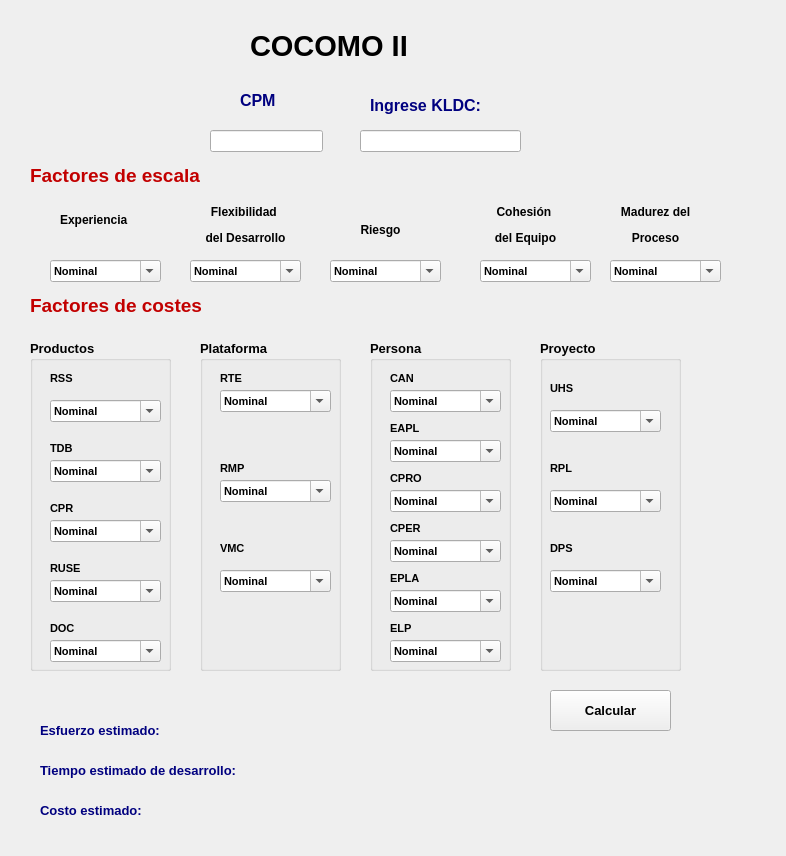
<?xml version="1.0" encoding="UTF-8"?>
<ui version="4.0">
 <class>Form</class>
 <widget class="QWidget" name="Form">
  <property name="geometry">
   <rect>
    <x>0</x>
    <y>0</y>
    <width>786</width>
    <height>856</height>
   </rect>
  </property>
  <property name="focusPolicy">
   <enum>Qt::TabFocus</enum>
  </property>
  <property name="windowTitle">
   <string>Form</string>
  </property>
  <widget class="QLabel" name="label">
   <property name="geometry">
    <rect>
     <x>250</x>
     <y>10</y>
     <width>231</width>
     <height>71</height>
    </rect>
   </property>
   <property name="font">
    <font>
     <pointsize>22</pointsize>
     <weight>75</weight>
     <bold>true</bold>
    </font>
   </property>
   <property name="text">
    <string>COCOMO II</string>
   </property>
  </widget>
  <widget class="QLabel" name="label_2">
   <property name="geometry">
    <rect>
     <x>240</x>
     <y>90</y>
     <width>71</width>
     <height>21</height>
    </rect>
   </property>
   <property name="font">
    <font>
     <pointsize>12</pointsize>
     <weight>75</weight>
     <bold>true</bold>
    </font>
   </property>
   <property name="text">
    <string>&lt;html&gt;&lt;head/&gt;&lt;body&gt;&lt;p&gt;&lt;span style=&quot; color:#00007f;&quot;&gt;CPM&lt;/span&gt;&lt;/p&gt;&lt;/body&gt;&lt;/html&gt;</string>
   </property>
  </widget>
  <widget class="QLabel" name="label_3">
   <property name="geometry">
    <rect>
     <x>370</x>
     <y>90</y>
     <width>161</width>
     <height>31</height>
    </rect>
   </property>
   <property name="font">
    <font>
     <pointsize>12</pointsize>
     <weight>75</weight>
     <bold>true</bold>
    </font>
   </property>
   <property name="text">
    <string>&lt;html&gt;&lt;head/&gt;&lt;body&gt;&lt;p&gt;&lt;span style=&quot; color:#00007f;&quot;&gt;Ingrese KLDC:&lt;/span&gt;&lt;/p&gt;&lt;/body&gt;&lt;/html&gt;</string>
   </property>
  </widget>
  <widget class="QLineEdit" name="lineEdit">
   <property name="geometry">
    <rect>
     <x>210</x>
     <y>130</y>
     <width>113</width>
     <height>22</height>
    </rect>
   </property>
  </widget>
  <widget class="QLineEdit" name="lineEdit_2">
   <property name="geometry">
    <rect>
     <x>360</x>
     <y>130</y>
     <width>161</width>
     <height>22</height>
    </rect>
   </property>
  </widget>
  <widget class="QLabel" name="label_5">
   <property name="geometry">
    <rect>
     <x>30</x>
     <y>290</y>
     <width>221</width>
     <height>31</height>
    </rect>
   </property>
   <property name="font">
    <font>
     <pointsize>14</pointsize>
     <weight>75</weight>
     <bold>true</bold>
    </font>
   </property>
   <property name="text">
    <string>&lt;html&gt;&lt;head/&gt;&lt;body&gt;&lt;p&gt;&lt;span style=&quot; color:#c20000;&quot;&gt;Factores de costes&lt;/span&gt;&lt;/p&gt;&lt;/body&gt;&lt;/html&gt;</string>
   </property>
  </widget>
  <widget class="QGroupBox" name="groupBox">
   <property name="geometry">
    <rect>
     <x>30</x>
     <y>340</y>
     <width>141</width>
     <height>331</height>
    </rect>
   </property>
   <property name="font">
    <font>
     <pointsize>10</pointsize>
     <weight>75</weight>
     <bold>true</bold>
    </font>
   </property>
   <property name="title">
    <string>Productos</string>
   </property>
   <widget class="QLabel" name="label_6">
    <property name="geometry">
     <rect>
      <x>20</x>
      <y>30</y>
      <width>71</width>
      <height>16</height>
     </rect>
    </property>
    <property name="font">
     <font>
      <pointsize>8</pointsize>
      <weight>75</weight>
      <bold>true</bold>
     </font>
    </property>
    <property name="text">
     <string>RSS</string>
    </property>
   </widget>
   <widget class="QLabel" name="label_7">
    <property name="geometry">
     <rect>
      <x>20</x>
      <y>100</y>
      <width>71</width>
      <height>16</height>
     </rect>
    </property>
    <property name="font">
     <font>
      <pointsize>8</pointsize>
      <weight>75</weight>
      <bold>true</bold>
     </font>
    </property>
    <property name="text">
     <string>TDB</string>
    </property>
   </widget>
   <widget class="QLabel" name="label_8">
    <property name="geometry">
     <rect>
      <x>20</x>
      <y>160</y>
      <width>71</width>
      <height>16</height>
     </rect>
    </property>
    <property name="font">
     <font>
      <pointsize>8</pointsize>
      <weight>75</weight>
      <bold>true</bold>
     </font>
    </property>
    <property name="text">
     <string>CPR</string>
    </property>
   </widget>
   <widget class="QComboBox" name="comboBox_2">
    <property name="geometry">
     <rect>
      <x>20</x>
      <y>60</y>
      <width>111</width>
      <height>22</height>
     </rect>
    </property>
    <property name="font">
     <font>
      <pointsize>8</pointsize>
      <weight>75</weight>
      <bold>true</bold>
     </font>
    </property>
    <property name="editable">
     <bool>true</bool>
    </property>
    <property name="currentText">
     <string>Nominal</string>
    </property>
    <property name="currentIndex">
     <number>2</number>
    </property>
    <item>
     <property name="text">
      <string>Muy baja</string>
     </property>
    </item>
    <item>
     <property name="text">
      <string>Baja</string>
     </property>
    </item>
    <item>
     <property name="text">
      <string>Nominal</string>
     </property>
    </item>
    <item>
     <property name="text">
      <string>Alto </string>
     </property>
    </item>
    <item>
     <property name="text">
      <string>Muy alto</string>
     </property>
    </item>
    <item>
     <property name="text">
      <string>Extra alto</string>
     </property>
    </item>
   </widget>
   <widget class="QComboBox" name="comboBox_3">
    <property name="geometry">
     <rect>
      <x>20</x>
      <y>120</y>
      <width>111</width>
      <height>22</height>
     </rect>
    </property>
    <property name="font">
     <font>
      <pointsize>8</pointsize>
      <weight>75</weight>
      <bold>true</bold>
     </font>
    </property>
    <property name="editable">
     <bool>true</bool>
    </property>
    <property name="currentText">
     <string>Nominal</string>
    </property>
    <property name="currentIndex">
     <number>2</number>
    </property>
    <item>
     <property name="text">
      <string>Muy baja</string>
     </property>
    </item>
    <item>
     <property name="text">
      <string>Baja</string>
     </property>
    </item>
    <item>
     <property name="text">
      <string>Nominal</string>
     </property>
    </item>
    <item>
     <property name="text">
      <string>Alto </string>
     </property>
    </item>
    <item>
     <property name="text">
      <string>Muy alto</string>
     </property>
    </item>
    <item>
     <property name="text">
      <string>Extra alto</string>
     </property>
    </item>
   </widget>
   <widget class="QComboBox" name="comboBox_4">
    <property name="geometry">
     <rect>
      <x>20</x>
      <y>180</y>
      <width>111</width>
      <height>22</height>
     </rect>
    </property>
    <property name="font">
     <font>
      <pointsize>8</pointsize>
      <weight>75</weight>
      <bold>true</bold>
     </font>
    </property>
    <property name="editable">
     <bool>true</bool>
    </property>
    <property name="currentText">
     <string>Nominal</string>
    </property>
    <property name="currentIndex">
     <number>2</number>
    </property>
    <item>
     <property name="text">
      <string>Muy baja</string>
     </property>
    </item>
    <item>
     <property name="text">
      <string>Baja</string>
     </property>
    </item>
    <item>
     <property name="text">
      <string>Nominal</string>
     </property>
    </item>
    <item>
     <property name="text">
      <string>Alto </string>
     </property>
    </item>
    <item>
     <property name="text">
      <string>Muy alto</string>
     </property>
    </item>
    <item>
     <property name="text">
      <string>Extra alto</string>
     </property>
    </item>
   </widget>
   <widget class="QLabel" name="label_26">
    <property name="geometry">
     <rect>
      <x>20</x>
      <y>220</y>
      <width>71</width>
      <height>16</height>
     </rect>
    </property>
    <property name="font">
     <font>
      <pointsize>8</pointsize>
      <weight>75</weight>
      <bold>true</bold>
     </font>
    </property>
    <property name="text">
     <string>RUSE</string>
    </property>
   </widget>
   <widget class="QComboBox" name="comboBox_17">
    <property name="geometry">
     <rect>
      <x>20</x>
      <y>240</y>
      <width>111</width>
      <height>22</height>
     </rect>
    </property>
    <property name="font">
     <font>
      <pointsize>8</pointsize>
      <weight>75</weight>
      <bold>true</bold>
     </font>
    </property>
    <property name="editable">
     <bool>true</bool>
    </property>
    <property name="currentText">
     <string>Nominal</string>
    </property>
    <property name="currentIndex">
     <number>2</number>
    </property>
    <item>
     <property name="text">
      <string>Muy baja</string>
     </property>
    </item>
    <item>
     <property name="text">
      <string>Baja</string>
     </property>
    </item>
    <item>
     <property name="text">
      <string>Nominal</string>
     </property>
    </item>
    <item>
     <property name="text">
      <string>Alto </string>
     </property>
    </item>
    <item>
     <property name="text">
      <string>Muy alto</string>
     </property>
    </item>
    <item>
     <property name="text">
      <string>Extra alto</string>
     </property>
    </item>
   </widget>
   <widget class="QLabel" name="label_27">
    <property name="geometry">
     <rect>
      <x>20</x>
      <y>280</y>
      <width>71</width>
      <height>16</height>
     </rect>
    </property>
    <property name="font">
     <font>
      <pointsize>8</pointsize>
      <weight>75</weight>
      <bold>true</bold>
     </font>
    </property>
    <property name="text">
     <string>DOC</string>
    </property>
   </widget>
   <widget class="QComboBox" name="comboBox_18">
    <property name="geometry">
     <rect>
      <x>20</x>
      <y>300</y>
      <width>111</width>
      <height>22</height>
     </rect>
    </property>
    <property name="font">
     <font>
      <pointsize>8</pointsize>
      <weight>75</weight>
      <bold>true</bold>
     </font>
    </property>
    <property name="editable">
     <bool>true</bool>
    </property>
    <property name="currentText">
     <string>Nominal</string>
    </property>
    <property name="currentIndex">
     <number>2</number>
    </property>
    <item>
     <property name="text">
      <string>Muy baja</string>
     </property>
    </item>
    <item>
     <property name="text">
      <string>Baja</string>
     </property>
    </item>
    <item>
     <property name="text">
      <string>Nominal</string>
     </property>
    </item>
    <item>
     <property name="text">
      <string>Alto </string>
     </property>
    </item>
    <item>
     <property name="text">
      <string>Muy alto</string>
     </property>
    </item>
    <item>
     <property name="text">
      <string>Extra alto</string>
     </property>
    </item>
   </widget>
  </widget>
  <widget class="QGroupBox" name="groupBox_2">
   <property name="geometry">
    <rect>
     <x>200</x>
     <y>340</y>
     <width>141</width>
     <height>331</height>
    </rect>
   </property>
   <property name="font">
    <font>
     <pointsize>10</pointsize>
     <weight>75</weight>
     <bold>true</bold>
    </font>
   </property>
   <property name="title">
    <string>Plataforma</string>
   </property>
   <widget class="QLabel" name="label_9">
    <property name="geometry">
     <rect>
      <x>20</x>
      <y>30</y>
      <width>71</width>
      <height>16</height>
     </rect>
    </property>
    <property name="font">
     <font>
      <pointsize>8</pointsize>
      <weight>75</weight>
      <bold>true</bold>
     </font>
    </property>
    <property name="text">
     <string>RTE</string>
    </property>
   </widget>
   <widget class="QLabel" name="label_10">
    <property name="geometry">
     <rect>
      <x>20</x>
      <y>120</y>
      <width>71</width>
      <height>16</height>
     </rect>
    </property>
    <property name="font">
     <font>
      <pointsize>8</pointsize>
      <weight>75</weight>
      <bold>true</bold>
     </font>
    </property>
    <property name="text">
     <string>RMP</string>
    </property>
   </widget>
   <widget class="QComboBox" name="comboBox_5">
    <property name="geometry">
     <rect>
      <x>20</x>
      <y>50</y>
      <width>111</width>
      <height>22</height>
     </rect>
    </property>
    <property name="font">
     <font>
      <pointsize>8</pointsize>
      <weight>75</weight>
      <bold>true</bold>
     </font>
    </property>
    <property name="editable">
     <bool>true</bool>
    </property>
    <property name="currentText">
     <string>Nominal</string>
    </property>
    <property name="currentIndex">
     <number>2</number>
    </property>
    <item>
     <property name="text">
      <string>Muy baja</string>
     </property>
    </item>
    <item>
     <property name="text">
      <string>Baja</string>
     </property>
    </item>
    <item>
     <property name="text">
      <string>Nominal</string>
     </property>
    </item>
    <item>
     <property name="text">
      <string>Alto </string>
     </property>
    </item>
    <item>
     <property name="text">
      <string>Muy alto</string>
     </property>
    </item>
    <item>
     <property name="text">
      <string>Extra alto</string>
     </property>
    </item>
   </widget>
   <widget class="QComboBox" name="comboBox_6">
    <property name="geometry">
     <rect>
      <x>20</x>
      <y>140</y>
      <width>111</width>
      <height>22</height>
     </rect>
    </property>
    <property name="font">
     <font>
      <pointsize>8</pointsize>
      <weight>75</weight>
      <bold>true</bold>
     </font>
    </property>
    <property name="editable">
     <bool>true</bool>
    </property>
    <property name="currentText">
     <string>Nominal</string>
    </property>
    <property name="currentIndex">
     <number>2</number>
    </property>
    <item>
     <property name="text">
      <string>Muy baja</string>
     </property>
    </item>
    <item>
     <property name="text">
      <string>Baja</string>
     </property>
    </item>
    <item>
     <property name="text">
      <string>Nominal</string>
     </property>
    </item>
    <item>
     <property name="text">
      <string>Alto </string>
     </property>
    </item>
    <item>
     <property name="text">
      <string>Muy alto</string>
     </property>
    </item>
    <item>
     <property name="text">
      <string>Extra alto</string>
     </property>
    </item>
   </widget>
   <widget class="QLabel" name="label_11">
    <property name="geometry">
     <rect>
      <x>20</x>
      <y>200</y>
      <width>71</width>
      <height>16</height>
     </rect>
    </property>
    <property name="font">
     <font>
      <pointsize>8</pointsize>
      <weight>75</weight>
      <bold>true</bold>
     </font>
    </property>
    <property name="text">
     <string>VMC</string>
    </property>
   </widget>
   <widget class="QComboBox" name="comboBox_7">
    <property name="geometry">
     <rect>
      <x>20</x>
      <y>230</y>
      <width>111</width>
      <height>22</height>
     </rect>
    </property>
    <property name="font">
     <font>
      <pointsize>8</pointsize>
      <weight>75</weight>
      <bold>true</bold>
     </font>
    </property>
    <property name="editable">
     <bool>true</bool>
    </property>
    <property name="currentText">
     <string>Nominal</string>
    </property>
    <property name="currentIndex">
     <number>2</number>
    </property>
    <item>
     <property name="text">
      <string>Muy baja</string>
     </property>
    </item>
    <item>
     <property name="text">
      <string>Baja</string>
     </property>
    </item>
    <item>
     <property name="text">
      <string>Nominal</string>
     </property>
    </item>
    <item>
     <property name="text">
      <string>Alto </string>
     </property>
    </item>
    <item>
     <property name="text">
      <string>Muy alto</string>
     </property>
    </item>
    <item>
     <property name="text">
      <string>Extra alto</string>
     </property>
    </item>
   </widget>
  </widget>
  <widget class="QGroupBox" name="groupBox_3">
   <property name="geometry">
    <rect>
     <x>370</x>
     <y>340</y>
     <width>141</width>
     <height>331</height>
    </rect>
   </property>
   <property name="font">
    <font>
     <pointsize>10</pointsize>
     <weight>75</weight>
     <bold>true</bold>
    </font>
   </property>
   <property name="title">
    <string>Persona</string>
   </property>
   <widget class="QLabel" name="label_13">
    <property name="geometry">
     <rect>
      <x>20</x>
      <y>80</y>
      <width>71</width>
      <height>16</height>
     </rect>
    </property>
    <property name="font">
     <font>
      <pointsize>8</pointsize>
      <weight>75</weight>
      <bold>true</bold>
     </font>
    </property>
    <property name="text">
     <string>EAPL</string>
    </property>
   </widget>
   <widget class="QComboBox" name="comboBox_9">
    <property name="geometry">
     <rect>
      <x>20</x>
      <y>200</y>
      <width>111</width>
      <height>22</height>
     </rect>
    </property>
    <property name="font">
     <font>
      <pointsize>8</pointsize>
      <weight>75</weight>
      <bold>true</bold>
     </font>
    </property>
    <property name="editable">
     <bool>true</bool>
    </property>
    <property name="currentText">
     <string>Nominal</string>
    </property>
    <property name="currentIndex">
     <number>2</number>
    </property>
    <item>
     <property name="text">
      <string>Muy baja</string>
     </property>
    </item>
    <item>
     <property name="text">
      <string>Baja</string>
     </property>
    </item>
    <item>
     <property name="text">
      <string>Nominal</string>
     </property>
    </item>
    <item>
     <property name="text">
      <string>Alto </string>
     </property>
    </item>
    <item>
     <property name="text">
      <string>Muy alto</string>
     </property>
    </item>
    <item>
     <property name="text">
      <string>Extra alto</string>
     </property>
    </item>
   </widget>
   <widget class="QLabel" name="label_14">
    <property name="geometry">
     <rect>
      <x>20</x>
      <y>180</y>
      <width>71</width>
      <height>16</height>
     </rect>
    </property>
    <property name="font">
     <font>
      <pointsize>8</pointsize>
      <weight>75</weight>
      <bold>true</bold>
     </font>
    </property>
    <property name="text">
     <string>CPER</string>
    </property>
   </widget>
   <widget class="QComboBox" name="comboBox_10">
    <property name="geometry">
     <rect>
      <x>20</x>
      <y>150</y>
      <width>111</width>
      <height>22</height>
     </rect>
    </property>
    <property name="font">
     <font>
      <pointsize>8</pointsize>
      <weight>75</weight>
      <bold>true</bold>
     </font>
    </property>
    <property name="editable">
     <bool>true</bool>
    </property>
    <property name="currentText">
     <string>Nominal</string>
    </property>
    <property name="currentIndex">
     <number>2</number>
    </property>
    <item>
     <property name="text">
      <string>Muy baja</string>
     </property>
    </item>
    <item>
     <property name="text">
      <string>Baja</string>
     </property>
    </item>
    <item>
     <property name="text">
      <string>Nominal</string>
     </property>
    </item>
    <item>
     <property name="text">
      <string>Alto </string>
     </property>
    </item>
    <item>
     <property name="text">
      <string>Muy alto</string>
     </property>
    </item>
    <item>
     <property name="text">
      <string>Extra alto</string>
     </property>
    </item>
   </widget>
   <widget class="QComboBox" name="comboBox_11">
    <property name="geometry">
     <rect>
      <x>20</x>
      <y>50</y>
      <width>111</width>
      <height>22</height>
     </rect>
    </property>
    <property name="font">
     <font>
      <pointsize>8</pointsize>
      <weight>75</weight>
      <bold>true</bold>
     </font>
    </property>
    <property name="editable">
     <bool>true</bool>
    </property>
    <property name="currentText">
     <string>Nominal</string>
    </property>
    <property name="currentIndex">
     <number>2</number>
    </property>
    <item>
     <property name="text">
      <string>Muy baja</string>
     </property>
    </item>
    <item>
     <property name="text">
      <string>Baja</string>
     </property>
    </item>
    <item>
     <property name="text">
      <string>Nominal</string>
     </property>
    </item>
    <item>
     <property name="text">
      <string>Alto </string>
     </property>
    </item>
    <item>
     <property name="text">
      <string>Muy alto</string>
     </property>
    </item>
    <item>
     <property name="text">
      <string>Extra alto</string>
     </property>
    </item>
   </widget>
   <widget class="QLabel" name="label_15">
    <property name="geometry">
     <rect>
      <x>20</x>
      <y>130</y>
      <width>71</width>
      <height>16</height>
     </rect>
    </property>
    <property name="font">
     <font>
      <pointsize>8</pointsize>
      <weight>75</weight>
      <bold>true</bold>
     </font>
    </property>
    <property name="text">
     <string>CPRO</string>
    </property>
   </widget>
   <widget class="QLabel" name="label_16">
    <property name="geometry">
     <rect>
      <x>20</x>
      <y>30</y>
      <width>71</width>
      <height>16</height>
     </rect>
    </property>
    <property name="font">
     <font>
      <pointsize>8</pointsize>
      <weight>75</weight>
      <bold>true</bold>
     </font>
    </property>
    <property name="text">
     <string>CAN</string>
    </property>
   </widget>
   <widget class="QComboBox" name="comboBox_12">
    <property name="geometry">
     <rect>
      <x>20</x>
      <y>100</y>
      <width>111</width>
      <height>22</height>
     </rect>
    </property>
    <property name="font">
     <font>
      <pointsize>8</pointsize>
      <weight>75</weight>
      <bold>true</bold>
     </font>
    </property>
    <property name="editable">
     <bool>true</bool>
    </property>
    <property name="currentText">
     <string>Nominal</string>
    </property>
    <property name="currentIndex">
     <number>2</number>
    </property>
    <item>
     <property name="text">
      <string>Muy baja</string>
     </property>
    </item>
    <item>
     <property name="text">
      <string>Baja</string>
     </property>
    </item>
    <item>
     <property name="text">
      <string>Nominal</string>
     </property>
    </item>
    <item>
     <property name="text">
      <string>Alto </string>
     </property>
    </item>
    <item>
     <property name="text">
      <string>Muy alto</string>
     </property>
    </item>
    <item>
     <property name="text">
      <string>Extra alto</string>
     </property>
    </item>
   </widget>
   <widget class="QLabel" name="label_17">
    <property name="geometry">
     <rect>
      <x>20</x>
      <y>230</y>
      <width>71</width>
      <height>16</height>
     </rect>
    </property>
    <property name="font">
     <font>
      <pointsize>8</pointsize>
      <weight>75</weight>
      <bold>true</bold>
     </font>
    </property>
    <property name="text">
     <string>EPLA</string>
    </property>
   </widget>
   <widget class="QComboBox" name="comboBox_13">
    <property name="geometry">
     <rect>
      <x>20</x>
      <y>250</y>
      <width>111</width>
      <height>22</height>
     </rect>
    </property>
    <property name="font">
     <font>
      <pointsize>8</pointsize>
      <weight>75</weight>
      <bold>true</bold>
     </font>
    </property>
    <property name="editable">
     <bool>true</bool>
    </property>
    <property name="currentText">
     <string>Nominal</string>
    </property>
    <property name="currentIndex">
     <number>2</number>
    </property>
    <item>
     <property name="text">
      <string>Muy baja</string>
     </property>
    </item>
    <item>
     <property name="text">
      <string>Baja</string>
     </property>
    </item>
    <item>
     <property name="text">
      <string>Nominal</string>
     </property>
    </item>
    <item>
     <property name="text">
      <string>Alto </string>
     </property>
    </item>
    <item>
     <property name="text">
      <string>Muy alto</string>
     </property>
    </item>
    <item>
     <property name="text">
      <string>Extra alto</string>
     </property>
    </item>
   </widget>
   <widget class="QComboBox" name="comboBox_19">
    <property name="geometry">
     <rect>
      <x>20</x>
      <y>300</y>
      <width>111</width>
      <height>22</height>
     </rect>
    </property>
    <property name="font">
     <font>
      <pointsize>8</pointsize>
      <weight>75</weight>
      <bold>true</bold>
     </font>
    </property>
    <property name="editable">
     <bool>true</bool>
    </property>
    <property name="currentText">
     <string>Nominal</string>
    </property>
    <property name="currentIndex">
     <number>2</number>
    </property>
    <item>
     <property name="text">
      <string>Muy baja</string>
     </property>
    </item>
    <item>
     <property name="text">
      <string>Baja</string>
     </property>
    </item>
    <item>
     <property name="text">
      <string>Nominal</string>
     </property>
    </item>
    <item>
     <property name="text">
      <string>Alto </string>
     </property>
    </item>
    <item>
     <property name="text">
      <string>Muy alto</string>
     </property>
    </item>
    <item>
     <property name="text">
      <string>Extra alto</string>
     </property>
    </item>
   </widget>
   <widget class="QLabel" name="label_28">
    <property name="geometry">
     <rect>
      <x>20</x>
      <y>280</y>
      <width>71</width>
      <height>16</height>
     </rect>
    </property>
    <property name="font">
     <font>
      <pointsize>8</pointsize>
      <weight>75</weight>
      <bold>true</bold>
     </font>
    </property>
    <property name="text">
     <string>ELP</string>
    </property>
   </widget>
  </widget>
  <widget class="QGroupBox" name="groupBox_4">
   <property name="geometry">
    <rect>
     <x>540</x>
     <y>340</y>
     <width>141</width>
     <height>331</height>
    </rect>
   </property>
   <property name="font">
    <font>
     <pointsize>10</pointsize>
     <weight>75</weight>
     <bold>true</bold>
    </font>
   </property>
   <property name="title">
    <string>Proyecto</string>
   </property>
   <widget class="QLabel" name="label_20">
    <property name="geometry">
     <rect>
      <x>10</x>
      <y>120</y>
      <width>71</width>
      <height>16</height>
     </rect>
    </property>
    <property name="font">
     <font>
      <pointsize>8</pointsize>
      <weight>75</weight>
      <bold>true</bold>
     </font>
    </property>
    <property name="text">
     <string>RPL</string>
    </property>
   </widget>
   <widget class="QLabel" name="label_19">
    <property name="geometry">
     <rect>
      <x>10</x>
      <y>40</y>
      <width>71</width>
      <height>16</height>
     </rect>
    </property>
    <property name="font">
     <font>
      <pointsize>8</pointsize>
      <weight>75</weight>
      <bold>true</bold>
     </font>
    </property>
    <property name="text">
     <string>UHS</string>
    </property>
   </widget>
   <widget class="QLabel" name="label_18">
    <property name="geometry">
     <rect>
      <x>10</x>
      <y>200</y>
      <width>71</width>
      <height>16</height>
     </rect>
    </property>
    <property name="font">
     <font>
      <pointsize>8</pointsize>
      <weight>75</weight>
      <bold>true</bold>
     </font>
    </property>
    <property name="text">
     <string>DPS</string>
    </property>
   </widget>
   <widget class="QComboBox" name="comboBox_15">
    <property name="geometry">
     <rect>
      <x>10</x>
      <y>150</y>
      <width>111</width>
      <height>22</height>
     </rect>
    </property>
    <property name="font">
     <font>
      <pointsize>8</pointsize>
      <weight>75</weight>
      <bold>true</bold>
     </font>
    </property>
    <property name="editable">
     <bool>true</bool>
    </property>
    <property name="currentText">
     <string>Nominal</string>
    </property>
    <property name="currentIndex">
     <number>2</number>
    </property>
    <item>
     <property name="text">
      <string>Muy baja</string>
     </property>
    </item>
    <item>
     <property name="text">
      <string>Baja</string>
     </property>
    </item>
    <item>
     <property name="text">
      <string>Nominal</string>
     </property>
    </item>
    <item>
     <property name="text">
      <string>Alto </string>
     </property>
    </item>
    <item>
     <property name="text">
      <string>Muy alto</string>
     </property>
    </item>
    <item>
     <property name="text">
      <string>Extra alto</string>
     </property>
    </item>
   </widget>
   <widget class="QComboBox" name="comboBox_14">
    <property name="geometry">
     <rect>
      <x>10</x>
      <y>230</y>
      <width>111</width>
      <height>22</height>
     </rect>
    </property>
    <property name="font">
     <font>
      <pointsize>8</pointsize>
      <weight>75</weight>
      <bold>true</bold>
     </font>
    </property>
    <property name="editable">
     <bool>true</bool>
    </property>
    <property name="currentText">
     <string>Nominal</string>
    </property>
    <property name="currentIndex">
     <number>2</number>
    </property>
    <item>
     <property name="text">
      <string>Muy baja</string>
     </property>
    </item>
    <item>
     <property name="text">
      <string>Baja</string>
     </property>
    </item>
    <item>
     <property name="text">
      <string>Nominal</string>
     </property>
    </item>
    <item>
     <property name="text">
      <string>Alto </string>
     </property>
    </item>
    <item>
     <property name="text">
      <string>Muy alto</string>
     </property>
    </item>
    <item>
     <property name="text">
      <string>Extra alto</string>
     </property>
    </item>
   </widget>
   <widget class="QComboBox" name="comboBox_16">
    <property name="geometry">
     <rect>
      <x>10</x>
      <y>70</y>
      <width>111</width>
      <height>22</height>
     </rect>
    </property>
    <property name="font">
     <font>
      <pointsize>8</pointsize>
      <weight>75</weight>
      <bold>true</bold>
     </font>
    </property>
    <property name="editable">
     <bool>true</bool>
    </property>
    <property name="currentText">
     <string>Nominal</string>
    </property>
    <property name="currentIndex">
     <number>2</number>
    </property>
    <item>
     <property name="text">
      <string>Muy baja</string>
     </property>
    </item>
    <item>
     <property name="text">
      <string>Baja</string>
     </property>
    </item>
    <item>
     <property name="text">
      <string>Nominal</string>
     </property>
    </item>
    <item>
     <property name="text">
      <string>Alto </string>
     </property>
    </item>
    <item>
     <property name="text">
      <string>Muy alto</string>
     </property>
    </item>
    <item>
     <property name="text">
      <string>Extra alto</string>
     </property>
    </item>
   </widget>
  </widget>
  <widget class="QPushButton" name="pushButton">
   <property name="geometry">
    <rect>
     <x>550</x>
     <y>690</y>
     <width>121</width>
     <height>41</height>
    </rect>
   </property>
   <property name="font">
    <font>
     <pointsize>10</pointsize>
     <weight>75</weight>
     <bold>true</bold>
    </font>
   </property>
   <property name="text">
    <string>Calcular</string>
   </property>
  </widget>
  <widget class="QLabel" name="label_21">
   <property name="geometry">
    <rect>
     <x>40</x>
     <y>720</y>
     <width>461</width>
     <height>21</height>
    </rect>
   </property>
   <property name="font">
    <font>
     <pointsize>10</pointsize>
    </font>
   </property>
   <property name="text">
    <string>&lt;html&gt;&lt;head/&gt;&lt;body&gt;&lt;p&gt;&lt;span style=&quot; font-weight:600; color:#00007f;&quot;&gt;Esfuerzo estimado:&lt;/span&gt;&lt;/p&gt;&lt;/body&gt;&lt;/html&gt;</string>
   </property>
  </widget>
  <widget class="QLabel" name="label_22">
   <property name="geometry">
    <rect>
     <x>40</x>
     <y>760</y>
     <width>481</width>
     <height>21</height>
    </rect>
   </property>
   <property name="font">
    <font>
     <pointsize>10</pointsize>
    </font>
   </property>
   <property name="text">
    <string>&lt;html&gt;&lt;head/&gt;&lt;body&gt;&lt;p&gt;&lt;span style=&quot; font-weight:600; color:#00007f;&quot;&gt;Tiempo estimado de desarrollo:&lt;/span&gt;&lt;/p&gt;&lt;/body&gt;&lt;/html&gt;</string>
   </property>
  </widget>
  <widget class="QLabel" name="label_23">
   <property name="geometry">
    <rect>
     <x>40</x>
     <y>800</y>
     <width>441</width>
     <height>21</height>
    </rect>
   </property>
   <property name="font">
    <font>
     <pointsize>10</pointsize>
    </font>
   </property>
   <property name="text">
    <string>&lt;html&gt;&lt;head/&gt;&lt;body&gt;&lt;p&gt;&lt;span style=&quot; font-weight:600; color:#00007f;&quot;&gt;Costo estimado:&lt;/span&gt;&lt;/p&gt;&lt;/body&gt;&lt;/html&gt;</string>
   </property>
  </widget>
  <widget class="QLabel" name="label_25">
   <property name="geometry">
    <rect>
     <x>40</x>
     <y>30</y>
     <width>55</width>
     <height>41</height>
    </rect>
   </property>
   <property name="text">
    <string/>
   </property>
   <property name="pixmap">
    <pixmap>back.png</pixmap>
   </property>
   <property name="scaledContents">
    <bool>true</bool>
   </property>
  </widget>
  <widget class="QLabel" name="label_12">
   <property name="geometry">
    <rect>
     <x>30</x>
     <y>160</y>
     <width>221</width>
     <height>31</height>
    </rect>
   </property>
   <property name="font">
    <font>
     <pointsize>14</pointsize>
     <weight>75</weight>
     <bold>true</bold>
    </font>
   </property>
   <property name="text">
    <string>&lt;html&gt;&lt;head/&gt;&lt;body&gt;&lt;p&gt;&lt;span style=&quot; color:#c20000;&quot;&gt;Factores de escala&lt;/span&gt;&lt;/p&gt;&lt;/body&gt;&lt;/html&gt;</string>
   </property>
  </widget>
  <widget class="QComboBox" name="comboBox_20">
   <property name="geometry">
    <rect>
     <x>50</x>
     <y>260</y>
     <width>111</width>
     <height>22</height>
    </rect>
   </property>
   <property name="font">
    <font>
     <pointsize>8</pointsize>
     <weight>75</weight>
     <bold>true</bold>
    </font>
   </property>
   <property name="editable">
    <bool>true</bool>
   </property>
   <property name="currentText">
    <string>Nominal</string>
   </property>
   <property name="currentIndex">
    <number>2</number>
   </property>
   <item>
    <property name="text">
     <string>Muy baja</string>
    </property>
   </item>
   <item>
    <property name="text">
     <string>Baja</string>
    </property>
   </item>
   <item>
    <property name="text">
     <string>Nominal</string>
    </property>
   </item>
   <item>
    <property name="text">
     <string>Alto </string>
    </property>
   </item>
   <item>
    <property name="text">
     <string>Muy alto</string>
    </property>
   </item>
   <item>
    <property name="text">
     <string>Extra alto</string>
    </property>
   </item>
  </widget>
  <widget class="QComboBox" name="comboBox_21">
   <property name="geometry">
    <rect>
     <x>190</x>
     <y>260</y>
     <width>111</width>
     <height>22</height>
    </rect>
   </property>
   <property name="font">
    <font>
     <pointsize>8</pointsize>
     <weight>75</weight>
     <bold>true</bold>
    </font>
   </property>
   <property name="editable">
    <bool>true</bool>
   </property>
   <property name="currentText">
    <string>Nominal</string>
   </property>
   <property name="currentIndex">
    <number>2</number>
   </property>
   <item>
    <property name="text">
     <string>Muy baja</string>
    </property>
   </item>
   <item>
    <property name="text">
     <string>Baja</string>
    </property>
   </item>
   <item>
    <property name="text">
     <string>Nominal</string>
    </property>
   </item>
   <item>
    <property name="text">
     <string>Alto </string>
    </property>
   </item>
   <item>
    <property name="text">
     <string>Muy alto</string>
    </property>
   </item>
   <item>
    <property name="text">
     <string>Extra alto</string>
    </property>
   </item>
  </widget>
  <widget class="QComboBox" name="comboBox_22">
   <property name="geometry">
    <rect>
     <x>330</x>
     <y>260</y>
     <width>111</width>
     <height>22</height>
    </rect>
   </property>
   <property name="font">
    <font>
     <pointsize>8</pointsize>
     <weight>75</weight>
     <bold>true</bold>
    </font>
   </property>
   <property name="editable">
    <bool>true</bool>
   </property>
   <property name="currentText">
    <string>Nominal</string>
   </property>
   <property name="currentIndex">
    <number>2</number>
   </property>
   <item>
    <property name="text">
     <string>Muy baja</string>
    </property>
   </item>
   <item>
    <property name="text">
     <string>Baja</string>
    </property>
   </item>
   <item>
    <property name="text">
     <string>Nominal</string>
    </property>
   </item>
   <item>
    <property name="text">
     <string>Alto </string>
    </property>
   </item>
   <item>
    <property name="text">
     <string>Muy alto</string>
    </property>
   </item>
   <item>
    <property name="text">
     <string>Extra alto</string>
    </property>
   </item>
  </widget>
  <widget class="QComboBox" name="comboBox_23">
   <property name="geometry">
    <rect>
     <x>480</x>
     <y>260</y>
     <width>111</width>
     <height>22</height>
    </rect>
   </property>
   <property name="font">
    <font>
     <pointsize>8</pointsize>
     <weight>75</weight>
     <bold>true</bold>
    </font>
   </property>
   <property name="editable">
    <bool>true</bool>
   </property>
   <property name="currentText">
    <string>Nominal</string>
   </property>
   <property name="currentIndex">
    <number>2</number>
   </property>
   <item>
    <property name="text">
     <string>Muy baja</string>
    </property>
   </item>
   <item>
    <property name="text">
     <string>Baja</string>
    </property>
   </item>
   <item>
    <property name="text">
     <string>Nominal</string>
    </property>
   </item>
   <item>
    <property name="text">
     <string>Alto </string>
    </property>
   </item>
   <item>
    <property name="text">
     <string>Muy alto</string>
    </property>
   </item>
   <item>
    <property name="text">
     <string>Extra alto</string>
    </property>
   </item>
  </widget>
  <widget class="QComboBox" name="comboBox_24">
   <property name="geometry">
    <rect>
     <x>610</x>
     <y>260</y>
     <width>111</width>
     <height>22</height>
    </rect>
   </property>
   <property name="font">
    <font>
     <pointsize>8</pointsize>
     <weight>75</weight>
     <bold>true</bold>
    </font>
   </property>
   <property name="editable">
    <bool>true</bool>
   </property>
   <property name="currentText">
    <string>Nominal</string>
   </property>
   <property name="currentIndex">
    <number>2</number>
   </property>
   <item>
    <property name="text">
     <string>Muy baja</string>
    </property>
   </item>
   <item>
    <property name="text">
     <string>Baja</string>
    </property>
   </item>
   <item>
    <property name="text">
     <string>Nominal</string>
    </property>
   </item>
   <item>
    <property name="text">
     <string>Alto </string>
    </property>
   </item>
   <item>
    <property name="text">
     <string>Muy alto</string>
    </property>
   </item>
   <item>
    <property name="text">
     <string>Extra alto</string>
    </property>
   </item>
  </widget>
  <widget class="QLabel" name="label_24">
   <property name="geometry">
    <rect>
     <x>60</x>
     <y>210</y>
     <width>101</width>
     <height>21</height>
    </rect>
   </property>
   <property name="font">
    <font>
     <pointsize>12</pointsize>
     <weight>75</weight>
     <bold>true</bold>
    </font>
   </property>
   <property name="text">
    <string>&lt;html&gt;&lt;head/&gt;&lt;body&gt;&lt;p&gt;&lt;span style=&quot; font-size:9pt;&quot;&gt;Experiencia&lt;/span&gt;&lt;/p&gt;&lt;/body&gt;&lt;/html&gt;</string>
   </property>
  </widget>
  <widget class="QLabel" name="label_29">
   <property name="geometry">
    <rect>
     <x>190</x>
     <y>200</y>
     <width>111</width>
     <height>51</height>
    </rect>
   </property>
   <property name="font">
    <font>
     <pointsize>12</pointsize>
     <weight>75</weight>
     <bold>true</bold>
    </font>
   </property>
   <property name="text">
    <string>&lt;html&gt;&lt;head/&gt;&lt;body&gt;&lt;p align=&quot;center&quot;&gt;&lt;span style=&quot; font-size:9pt;&quot;&gt;Flexibilidad &lt;/span&gt;&lt;/p&gt;&lt;p align=&quot;center&quot;&gt;&lt;span style=&quot; font-size:9pt;&quot;&gt;del Desarrollo&lt;/span&gt;&lt;/p&gt;&lt;/body&gt;&lt;/html&gt;</string>
   </property>
  </widget>
  <widget class="QLabel" name="label_30">
   <property name="geometry">
    <rect>
     <x>330</x>
     <y>220</y>
     <width>101</width>
     <height>21</height>
    </rect>
   </property>
   <property name="font">
    <font>
     <pointsize>12</pointsize>
     <weight>75</weight>
     <bold>true</bold>
    </font>
   </property>
   <property name="text">
    <string>&lt;html&gt;&lt;head/&gt;&lt;body&gt;&lt;p align=&quot;center&quot;&gt;&lt;span style=&quot; font-size:9pt;&quot;&gt;Riesgo&lt;/span&gt;&lt;/p&gt;&lt;/body&gt;&lt;/html&gt;</string>
   </property>
  </widget>
  <widget class="QLabel" name="label_31">
   <property name="geometry">
    <rect>
     <x>470</x>
     <y>200</y>
     <width>111</width>
     <height>51</height>
    </rect>
   </property>
   <property name="font">
    <font>
     <pointsize>12</pointsize>
     <weight>75</weight>
     <bold>true</bold>
    </font>
   </property>
   <property name="text">
    <string>&lt;html&gt;&lt;head/&gt;&lt;body&gt;&lt;p align=&quot;center&quot;&gt;&lt;span style=&quot; font-size:9pt;&quot;&gt;Cohesión &lt;/span&gt;&lt;/p&gt;&lt;p align=&quot;center&quot;&gt;&lt;span style=&quot; font-size:9pt;&quot;&gt;del Equipo&lt;/span&gt;&lt;/p&gt;&lt;/body&gt;&lt;/html&gt;</string>
   </property>
  </widget>
  <widget class="QLabel" name="label_32">
   <property name="geometry">
    <rect>
     <x>600</x>
     <y>200</y>
     <width>111</width>
     <height>51</height>
    </rect>
   </property>
   <property name="font">
    <font>
     <pointsize>12</pointsize>
     <weight>75</weight>
     <bold>true</bold>
    </font>
   </property>
   <property name="text">
    <string>&lt;html&gt;&lt;head/&gt;&lt;body&gt;&lt;p align=&quot;center&quot;&gt;&lt;span style=&quot; font-size:9pt;&quot;&gt;Madurez del&lt;/span&gt;&lt;/p&gt;&lt;p align=&quot;center&quot;&gt;&lt;span style=&quot; font-size:9pt;&quot;&gt; Proceso&lt;/span&gt;&lt;/p&gt;&lt;/body&gt;&lt;/html&gt;</string>
   </property>
  </widget>
  <widget class="QLabel" name="label_4">
   <property name="geometry">
    <rect>
     <x>570</x>
     <y>750</y>
     <width>71</width>
     <height>61</height>
    </rect>
   </property>
   <property name="text">
    <string/>
   </property>
   <property name="pixmap">
    <pixmap>info.png</pixmap>
   </property>
   <property name="scaledContents">
    <bool>true</bool>
   </property>
  </widget>
  <widget class="QLabel" name="label_33">
   <property name="geometry">
    <rect>
     <x>660</x>
     <y>20</y>
     <width>91</width>
     <height>81</height>
    </rect>
   </property>
   <property name="text">
    <string/>
   </property>
   <property name="pixmap">
    <pixmap>c3.png</pixmap>
   </property>
   <property name="scaledContents">
    <bool>true</bool>
   </property>
  </widget>
  <widget class="QLabel" name="label_34">
   <property name="geometry">
    <rect>
     <x>560</x>
     <y>20</y>
     <width>91</width>
     <height>81</height>
    </rect>
   </property>
   <property name="text">
    <string/>
   </property>
   <property name="pixmap">
    <pixmap>cpm.png</pixmap>
   </property>
   <property name="scaledContents">
    <bool>true</bool>
   </property>
  </widget>
 </widget>
 <resources/>
 <connections/>
</ui>
